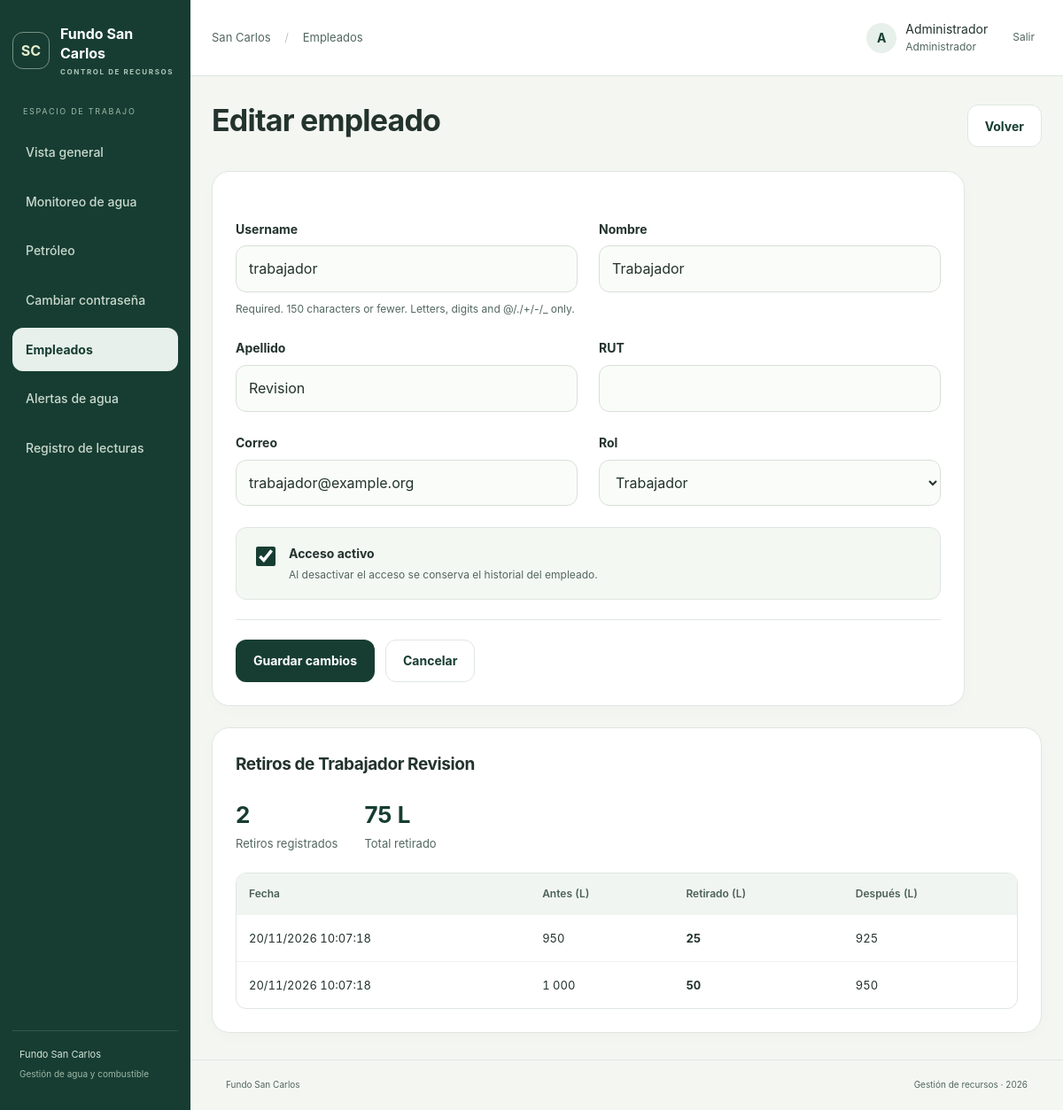
/empleados/2/ (signed in), run on the app's committed database.
### monitoreo/models.py (models this page shows)
class Usuario(AbstractUser):
    class Rol(models.TextChoices):
        ADMINISTRADOR = 'administrador', 'Administrador'
        TRABAJADOR = 'trabajador', 'Trabajador'
    rut = models.CharField(max_length=12, unique=True, null=True, blank=True)
    rol = models.CharField(max_length=20, choices=Rol.choices, default=Rol.TRABAJADOR)
    @property
    def es_administrador(self):
        return self.rol == self.Rol.ADMINISTRADOR

class MovimientoPetroleo(models.Model):
    solicitud = models.UUIDField(unique=True)
    saldo = models.ForeignKey(SaldoPetroleo, on_delete=models.PROTECT, related_name='movimientos')
    usuario = models.ForeignKey(Usuario, on_delete=models.PROTECT)
    identidad = models.CharField(max_length=310)
    rut_responsable = models.CharField(max_length=12, blank=True)
    saldo_registrado = models.DecimalField(max_digits=12, decimal_places=3)
    tipo = models.CharField(max_length=10, choices=[('retiro', 'Retiro'), ('recarga', 'Recarga')])
    antes = models.DecimalField(max_digits=12, decimal_places=3)
    cantidad = models.DecimalField(max_digits=12, decimal_places=3)
    despues = models.DecimalField(max_digits=12, decimal_places=3)
    fecha = models.DateTimeField(auto_now_add=True)
    class Meta:
        ordering = ['-fecha', '-pk']
        constraints = [
            models.CheckConstraint(condition=models.Q(antes__gte=0, cantidad__gt=0, despues__gte=0), name='movimiento_volumen_valido'),
            models.CheckConstraint(condition=(
                models.Q(tipo='retiro', despues=Round(models.F('antes') - models.F('cantidad'), 3))
                | models.Q(tipo='recarga', despues=Round(models.F('antes') + models.F('cantidad'), 3))
            ), name='movimiento_balance_valido'),
        ]

### monitoreo/gestion_views.py (the view, shortened to what this page needs)
# urls.py: path('empleados/<int:pk>/', gestion_views.empleado, name='empleado'),
@never_cache
@administrador_required
def empleado(request, pk=None):
    cuenta = get_object_or_404(empleados_con_retiros(), pk=pk) if pk else None
    form = EmpleadoEditarForm(instance=cuenta) if cuenta else EmpleadoNuevoForm()
    return render(request, 'monitoreo/gestion_form.html', {
        'form': form, 'titulo': 'Editar empleado' if cuenta else 'Ingresar empleado',
        'volver': 'empleados', 'seccion': 'empleados', 'empleado': cuenta,
        'retiros': cuenta.movimientopetroleo_set.filter(tipo='retiro') if cuenta else []})

### monitoreo/gestion_forms.py
class EmpleadoEditarForm(RutMixin, forms.ModelForm):
    rut = forms.CharField(label='RUT', max_length=12, required=False)
    class Meta:
        model = Usuario
        fields = ['username', 'first_name', 'last_name', 'rut', 'email', 'rol', 'is_active']
        labels = {'first_name': 'Nombre', 'last_name': 'Apellido', 'email': 'Correo', 'is_active': 'Acceso activo'}

### monitoreo/gestion_services.py (called while the page is built)
def empleados_con_retiros():
    from django.db.models import Count, Q, Sum
    return Usuario.objects.annotate(
        retiros_count=Count('movimientopetroleo', filter=Q(movimientopetroleo__tipo='retiro')),
        litros_retirados=Sum('movimientopetroleo__cantidad', filter=Q(movimientopetroleo__tipo='retiro'), default=0),
    ).order_by('username')

### monitoreo/views.py (called while the page is built)
def administrador_required(view):
    @wraps(view)
    @login_required
    def wrapped(request, *args, **kwargs):
        if not request.user.es_administrador:
            raise PermissionDenied
        return view(request, *args, **kwargs)
    return wrapped

### templates/monitoreo/gestion_form.html (shortened to what this page needs)
{% extends 'base.html' %}{% block content %}
<div class="page-heading"><h1>{{ titulo }}</h1><a class="button secondary" href="{% url volver %}">Volver</a></div>
<article class="surface management-form"><form method="post" class="stack">{% csrf_token %}
<div class="form-fields">
{% for field in form %}
{% if field.name == 'is_active' %}
<div class="field field-wide access-control">{{ field }}<div><label for="{{ field.id_for_label }}">{{ field.label }}</label><small>Al desactivar el acceso se conserva el historial del empleado.</small>{{ field.errors }}</div></div>
{% else %}
<div class="field {% if 'password' in field.name %}field-wide{% endif %}"><label for="{{ field.id_for_label }}">{{ field.label }}</label>{{ field }}{{ field.errors }}{% if field.help_text %}<small>{{ field.help_text|safe }}</small>{% endif %}</div>
{% endif %}
{% endfor %}
</div>
<div class="form-actions"><button class="button primary" type="submit">Guardar cambios</button><a class="button secondary" href="{% url volver %}">Cancelar</a></div>
</form></article>
{% if empleado %}
<article class="surface employee-history"><div class="section-heading"><h2>Retiros de {{ empleado.get_full_name|default:empleado.username }}</h2></div>
<div class="management-summary"><div><strong>{{ empleado.retiros_count }}</strong><span>Retiros registrados</span></div><div><strong>{{ empleado.litros_retirados|floatformat:"-3g" }} L</strong><span>Total retirado</span></div></div>
<div class="table-scroll"><table><thead><tr><th>Fecha</th><th>Antes (L)</th><th>Retirado (L)</th><th>Después (L)</th></tr></thead><tbody>
{% for retiro in retiros %}<tr><td>{{ retiro.fecha|date:"d/m/Y H:i:s" }}</td><td>{{ retiro.antes|floatformat:"-3g" }}</td><td><strong>{{ retiro.cantidad|floatformat:"-3g" }}</strong></td><td>{{ retiro.despues|floatformat:"-3g" }}</td></tr>{% empty %}<tr><td colspan="4" class="empty">Este empleado todavía no tiene retiros registrados.</td></tr>{% endfor %}
</tbody></table></div></article>
{% endif %}
{% endblock %}

### templates/base.html (shortened to what this page needs)
{% load static %}<!doctype html>
<html lang="es"><head><meta charset="utf-8"><meta name="viewport" content="width=device-width,initial-scale=1">
<link rel="stylesheet" href="{% static 'css/app.css' %}"><link rel="stylesheet" href="{% static 'css/interfaz.css' %}?v=2"><script src="{% static 'js/app.js' %}" defer></script></head>
<body>{% if user.is_authenticated %}
<aside class="sidebar"><a class="brand" href="{% url 'panel' %}"><span class="brand-icon">SC</span><span>Fundo San Carlos<small>CONTROL DE RECURSOS</small></span></a>
<div class="nav-label">ESPACIO DE TRABAJO</div><nav aria-label="Navegación principal">
<a href="{% url 'panel' %}" class="{% if seccion == 'panel' %}selected{% endif %}">Vista general</a>
<a href="{% url 'agua' %}" class="{% if seccion == 'agua' %}selected{% endif %}">Monitoreo de agua</a>
<a href="{% url 'petroleo' %}" class="{% if seccion == 'petroleo' %}selected{% endif %}">Petróleo</a>
<a href="{% url 'cambiar_clave' %}" class="{% if seccion == 'clave' %}selected{% endif %}">Cambiar contraseña</a>
{% if user.es_administrador %}<a href="{% url 'empleados' %}" class="{% if seccion == 'empleados' %}selected{% endif %}">Empleados</a><a href="{% url 'alertas' %}" class="{% if seccion == 'alertas' %}selected{% endif %}">Alertas de agua</a>
<a href="{% url 'simulador' %}" class="{% if seccion == 'simulador' %}selected{% endif %}">Registro de lecturas</a>{% endif %}</nav>
<div class="sidebar-bottom">Fundo San Carlos<p>Gestión de agua y combustible</p></div></aside>
<div class="workspace"><header class="topbar"><span class="breadcrumb">San Carlos <span>/</span> {% if seccion == 'empleados' %}Empleados{% elif seccion == 'petroleo' %}Petróleo{% elif seccion == 'clave' %}Mi cuenta{% else %}Monitoreo de estanques{% endif %}</span><div class="account"><span class="avatar">{{ user.first_name|first|default:user.username|first|upper }}</span><span>{{ user.first_name|default:user.username }}<small>{{ user.get_rol_display }}</small></span><form action="{% url 'logout' %}" method="post">{% csrf_token %}<button class="logout" type="submit">Salir</button></form></div></header>
<main id="contenido">{% if messages %}<div class="messages" aria-live="polite">{% for message in messages %}<div class="message {{ message.tags }}">{{ message }}</div>{% endfor %}</div>{% endif %}{% block content %}{% endblock %}</main>
<footer>Fundo San Carlos <span>Gestión de recursos · 2026</span></footer></div>
{% else %}{% block public %}{% endblock %}{% endif %}</body></html>

### static/css/app.css (style rules this page uses)
:root { --green:#173d32;--green-light:#e7f0eb;--ink:#23332d;--muted:#758078;--line:#e3e8e3;--bg:#f4f6f2;--water:#2384d1;--fuel:#e49a24;--danger:#b53e36;--radius:18px }
* { box-sizing:border-box }
body { margin:0;background:var(--bg);color:var(--ink);font-family:Inter,"Segoe UI",Arial,sans-serif;font-size:15px;line-height:1.55 }
a { color:inherit;text-decoration:none }
button,input,select { font:inherit }
button,a,input,select { -webkit-tap-highlight-color:transparent }
button,a { touch-action:manipulation }
button { cursor:pointer }
h1,h2,p { margin-top:0 }
h1 { font-size:32px;line-height:1.2;letter-spacing:-1px;margin-bottom:12px }
h2 { font-size:19px;letter-spacing:-.4px;margin-bottom:12px }
.sidebar { width:252px;position:fixed;inset:0 auto 0 0;background:var(--green);color:#fff;padding:32px 20px;display:flex;flex-direction:column }
.brand { display:flex;align-items:center;gap:12px;font-size:16px;font-weight:650;line-height:1.35 }
.brand small { display:block;font-size:8px;letter-spacing:1.6px;color:#afc5b9;margin-top:5px }
.brand-icon { height:42px;width:42px;display:grid;place-items:center;border:1px solid #759383;border-radius:12px;color:#e4edcc;font-size:16px;flex-shrink:0 }
.nav-label { font-size:9px;letter-spacing:1.7px;color:#9eb9a9;margin:54px 12px 14px }
nav { display:flex;flex-direction:column;gap:6px }
nav a { padding:13px 14px;min-height:48px;border-radius:10px;color:#cad9ce;display:flex;gap:12px;align-items:center;font-size:14px }
nav a.selected { background:#ffffff17;color:#fff;border:1px solid #ffffff12 }
.sidebar-bottom { margin-top:auto;font-size:11px;color:#d4e1d7;padding:18px 8px 0;border-top:1px solid #ffffff20 }
.sidebar-bottom p { font-size:10px;color:#9db8a8;margin:5px 0 }
.workspace { margin-left:252px }
.topbar { height:86px;border-bottom:1px solid var(--line);background:#fff;display:flex;align-items:center;justify-content:space-between;padding:0 40px }
.breadcrumb { font-size:12px;color:var(--muted) }
.breadcrumb span { padding:0 12px;color:#bfc6c0 }
.account { display:flex;align-items:center;gap:10px;font-size:12px }
.account small { display:block;font-size:10px;color:var(--muted) }
.avatar { background:var(--green-light);border-radius:50%;height:34px;width:34px;display:grid;place-items:center;color:var(--green);font-weight:700 }
.logout { border:0;background:transparent;margin-left:10px;min-height:44px;color:var(--muted);font-size:12px;padding:8px }
main#contenido { max-width:1450px;margin:auto;padding:36px 40px 48px;min-height:calc(100vh - 145px) }
.page-heading { display:flex;justify-content:space-between;gap:20px;align-items:center;margin-bottom:24px }
.button { display:inline-flex;align-items:center;justify-content:center;gap:16px;min-height:48px;border-radius:9px;padding:12px 19px;font-size:13px;font-weight:650;border:1px solid transparent;white-space:nowrap }
.button.primary { background:var(--green);color:#fff }
.button.secondary { background:#fff;border-color:var(--line) }
.surface { background:#fff;border:1px solid var(--line);border-radius:var(--radius);padding:26px;min-width:0 }
.section-heading { display:flex;align-items:center;justify-content:space-between;gap:15px;margin-bottom:10px }
.section-heading h2 { margin:0 }
.table-scroll { overflow-x:auto }
table { border-collapse:collapse;width:100%;text-align:left;white-space:nowrap;font-size:11px }
th { color:var(--muted);font-size:9px;font-weight:600;background:#f7f9f5;padding:12px }
td { padding:14px 12px;border-bottom:1px solid #edf0eb }
tbody tr:last-child td { border:0 }
footer { border-top:1px solid var(--line);padding:20px 40px;display:flex;justify-content:space-between;font-size:10px;color:var(--muted) }
.stack { display:flex;flex-direction:column;gap:22px;margin-top:28px }
.field label { display:block;font-size:12px;font-weight:650;margin-bottom:8px }
.field input,.field select { display:block;width:100%;border:1px solid #d8e0d7;border-radius:9px;padding:13px 14px;min-height:48px;background:#fff;color:var(--ink);font-size:16px }
.field small { display:block;font-size:11px;color:var(--muted);margin-top:9px }
@media (max-width:1200px) { .sidebar { width:215px;padding:28px 14px } }
@media (max-width:1200px) { .workspace { margin-left:215px } }
@media (max-width:1200px) { main#contenido { padding:30px 24px } }
@media (max-width:1200px) { .topbar { padding:0 24px } }
@media (prefers-reduced-motion:no-preference) { .button,.card-action,nav a { transition:background .15s ease } }

### data on the page
Usuario: first_name|first "A", first_name "Administrador", rol "Administrador"
Usuario: form "trabajador" "Trabajador" "Revision" "trabajador@example.org" "Trabajador", form "☑", get_full_name "Trabajador Revision", retiros_count "2", litros_retirados "75"
MovimientoPetroleo: fecha "20/11/2026 10:07:18", antes "950", cantidad "25", despues "925"
MovimientoPetroleo: fecha "20/11/2026 10:07:18", antes "1 000", cantidad "50", despues "950"

### other printed values
{{ titulo }} "Editar empleado"
{{ field.label }} "Username" "Nombre" "Apellido" "RUT" "Correo" "Rol"
{{ field.help_text|safe }} "Required. 150 characters or fewer. Letters, digits and @/./+/-/_ only."
{{ field.label }} "Acceso activo"
